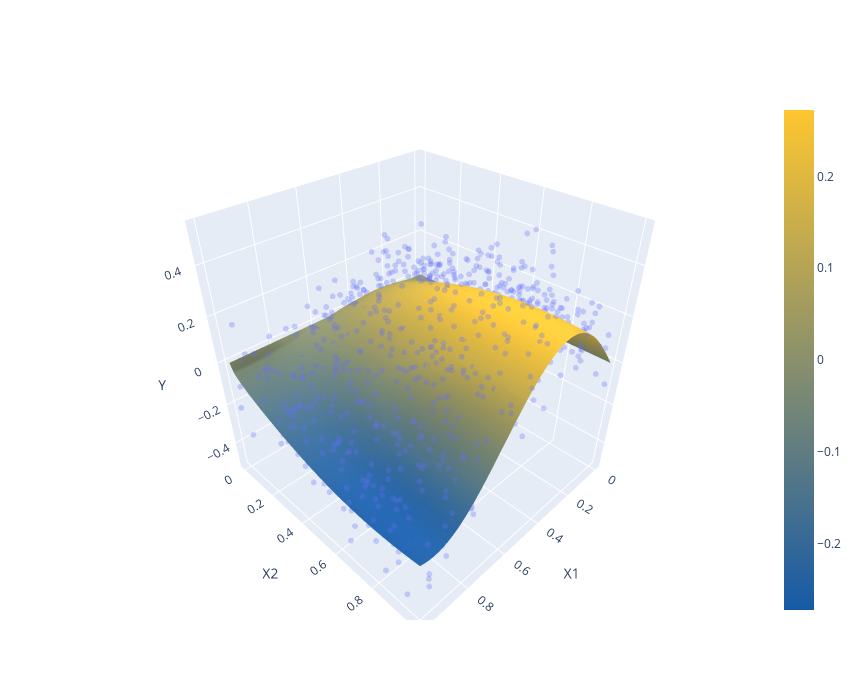

Notebook code cell kept with this figure:
### Code cell
def surface_scatter_plot(X,y,f, xlo=0., xhi=1., ngrid=50,
                         width=860, height=700, f0=Ey_x, show_f0=False):
    scatter = go.Scatter3d(x=X[:,0],y=X[:,1],z=y,
                           mode='markers',
                           marker=dict(size=2, opacity=0.3)
    )
    xgrid = np.linspace(xlo,xhi,ngrid)
    ey = np.zeros((len(xgrid),len(xgrid)))
    ey0 = np.zeros((len(xgrid),len(xgrid)))
    colorscale = [[0, colors[0]], [1, colors[2]]]
    for i in range(len(xgrid)):
        for j in range(len(xgrid)):
            ey[j,i] = f([xgrid[i],xgrid[j]])
            ey0[j,i]= f0([xgrid[i],xgrid[j]])
    surface = go.Surface(x=xgrid, y=xgrid, z=ey, colorscale=colorscale, opacity=1.0)
    if (show_f0):
        surface0 = go.Surface(x=xgrid, y=xgrid, z=ey0, opacity=0.8, colorscale=colorscale)
        layers = [scatter, surface, surface0]
    else:
        layers = [scatter, surface]
    fig = go.FigureWidget(
        data=layers,
        layout = go.Layout(
            autosize=True,
            scene=dict(
                xaxis_title='X1',
                yaxis_title='X2',
                zaxis_title='Y'
            ),
            width=width,
            height=height,
        )
    )
    return fig

fig = surface_scatter_plot(Xsim, ysim, Ey_x)
fig

### Figure 1 — Plotly figure (JSON) as saved in the notebook; plotly's stock layout.template omitted (floating-point values rounded to 4 significant figures; data arrays with more than 128 entries replaced by an {"elided": "..."} marker saying what was removed)
{"data": [{"marker": {"opacity": 0.3, "size": 2}, "mode": "markers", "type": "scatter3d", "uid": "209d86e3-2c37-458f-b5ec-496653778e2b", "x": {"elided": "1000 float values"}, "y": {"elided": "1000 float values"}, "z": {"elided": "1000 float values"}}, {"colorscale": [[0, "#165aa7"], [1, "#fec630"]], "opacity": 1, "type": "surface", "uid": "7258eb19-76c8-44b7-bc3a-1fc399d32975", "x": [0, 0.02041, 0.04082, 0.06122, 0.08163, 0.102, 0.1224, 0.1429, 0.1633, 0.1837, 0.2041, 0.2245, 0.2449, 0.2653, 0.2857, 0.3061, 0.3265, 0.3469, 0.3673, 0.3878, 0.4082, 0.4286, 0.449, 0.4694, 0.4898, 0.5102, 0.5306, 0.551, 0.5714, 0.5918, 0.6122, 0.6327, 0.6531, 0.6735, 0.6939, 0.7143, 0.7347, 0.7551, 0.7755, 0.7959, 0.8163, 0.8367, 0.8571, 0.8776, 0.898, 0.9184, 0.9388, 0.9592, 0.9796, 1], "y": [0, 0.02041, 0.04082, 0.06122, 0.08163, 0.102, 0.1224, 0.1429, 0.1633, 0.1837, 0.2041, 0.2245, 0.2449, 0.2653, 0.2857, 0.3061, 0.3265, 0.3469, 0.3673, 0.3878, 0.4082, 0.4286, 0.449, 0.4694, 0.4898, 0.5102, 0.5306, 0.551, 0.5714, 0.5918, 0.6122, 0.6327, 0.6531, 0.6735, 0.6939, 0.7143, 0.7347, 0.7551, 0.7755, 0.7959, 0.8163, 0.8367, 0.8571, 0.8776, 0.898, 0.9184, 0.9388, 0.9592, 0.9796, 1], "z": {"elided": "50x50 float values"}}], "layout": {"autosize": true, "height": 700, "scene": {"xaxis": {"title": {"text": "X1"}}, "yaxis": {"title": {"text": "X2"}}, "zaxis": {"title": {"text": "Y"}}}, "width": 860}}
